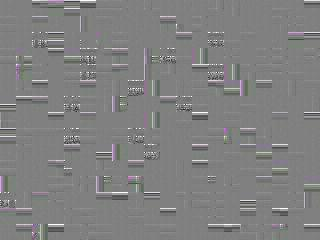
#> input picture paper/data/extra/synthetic/restart_interval/synthetic_frame0/attack_E5_N1.png, 320 x 240 px; its folder holds only this picture in this run
$ python learned_attack.py --train-source ../paper/data/extra/synthetic/restart_interval/synthetic_frame0/attack_E5_N1.png --test-source ../paper/data/extra/synthetic/restart_interval/synthetic_frame0/attack_E5_N10.png   (older library calls are emulated)
#> lines starting #> are read from the running program, lines starting #| are printed output that depends on the picture
### link/sources.py
"""Video sources for the simulated camera: synthetic scene, video file, webcam or a folder of images."""
import time

import numpy as np


class Synthetic:
    """CCTV-like test scene (no files needed): a corridor, a person walking across,
    a door, a notice board and the usual timestamp overlay. Muted colours with real
    edges and texture, so the visual-security effect of each mode is easy to judge."""

    T0 = 1790000000          # fixed start time (Sep 2026) for the reproducible clock

    # [41 lines left out: functions __init__, read, not called in this run]


class VideoFile:
    def __init__(self, path, width, height, loop=True):
        import cv2
        self.cv2, self.path, self.size, self.loop = cv2, path, (width, height), loop
        self.cap = self._open()

    def _open(self):
        src = self.path
        if isinstance(src, str) and src.startswith("webcam:"):
            src = int(src.split(":", 1)[1])
        cap = self.cv2.VideoCapture(src)
        if not cap.isOpened():
            raise RuntimeError(f"cannot open video source {self.path!r}")
        return cap

    def read(self):
        ok, f = self.cap.read()
#> f is the input picture: shape (240, 320, 3); mean B, G, R 127.9, 127.9, 127.9
        if not ok and self.loop and not str(self.path).startswith("webcam:"):
            self.cap.release()
            self.cap = self._open()
            ok, f = self.cap.read()
        if not ok:
            return None
        f = self.cv2.resize(f, self.size, interpolation=self.cv2.INTER_AREA)
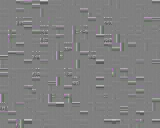
#> f: shape (128, 160, 3); mean B, G, R 127.9, 127.9, 127.9
        return self.cv2.cvtColor(f, self.cv2.COLOR_BGR2RGB)


class ImageFolder:
    """Still images of a folder (e.g. the Kodak set) as frames, sorted by name. Each image is
    centre-cropped to the target aspect ratio, then resized, so nothing is stretched."""
    EXT = (".png", ".jpg", ".jpeg", ".bmp", ".tif", ".tiff", ".ppm")

    # [26 lines left out: functions __init__, read, not called in this run]


def open_source(spec, width, height, loop=True, live_clock=False):
    """'synthetic' | a video file | 'webcam:N' | a folder of images. live_clock: see Synthetic."""
    from pathlib import Path
    if spec in ("synthetic", "", None):
        return Synthetic(width, height, live_clock)
    if Path(str(spec)).is_dir():
        return ImageFolder(spec, width, height, loop)
    return VideoFile(spec, width, height, loop)

### model/jpeg.py
"""Top-level golden model: the whole transmitter and receiver.

Transmitter (what the PYNQ-Z2 does):
    analyse_frame()  : RGB -> YCbCr 4:2:0 -> 8x8 blocks -> DCT -> quantise -> symbols
    package_frame()  : selective encryption -> Huffman/pack/stuff -> tag -> JPEG bytes
    encode_frame()   : both of the above
    segmented=True   : contract v3 (APP11 version 3): one restart segment per MCU row (one per
                       MCU for E5), each segment with its own DC predictors and its own
                       keystream, so the segments can be coded independently by parallel
                       hardware lanes (rtl/secure_jpeg_lanes_top.v). The bytes do not depend on
                       the lane count. E5: the fabric's raster-order frame is permuted by the
                       ARM (arm_shuffle_v3); the tag covers the raster order.

Receiver (the laptop, key holder):
    receive_frame()  : parse -> verify tag -> replay check -> Huffman decode
                       -> XOR keystream back -> re-pack -> clear JPEG (bit-exact)

Software baseline (b) in the methodology:
    selective_encrypt_jpeg() : takes a plain JPEG and encrypts it after the fact.
    Its output must be byte-identical to the in-encoder path (hardware baseline d).
"""
import hmac
import io
from dataclasses import dataclass, field

import numpy as np
from PIL import Image

from . import ascon
from .color import pad_to_mcu, rgb_to_ycbcr, subsample_420, to_mcu_blocks
from .container import (auth_data, build_jpeg, parse_jpeg, secure_meta)
from .entropy import encode_segments, join_restart, split_restart, symbols_to_blocks
from .dct_quant import DEFAULT_QUALITY, Q_CHROMA, Q_LUMA, fdct, quantise, tables  # noqa: F401
from .entropy import huffman_decode, huffman_encode, run_length_encode  # noqa: F401
from .selective import MODE_ID, MODE_NAME, MODES, apply_keystream, replacement_attack, shuffle_order


@dataclass
class FrameAnalysis:
    width: int
    height: int
    quality: int
    qy: np.ndarray
    qc: np.ndarray
    symbols: list
    n_mcu: int
    stages: dict = field(default_factory=dict)
    quant: np.ndarray = None          # quantised blocks (n_mcu, 6, 8, 8), needed for E5


@dataclass
class EncodedFrame:
    jpeg: bytes
    scan: bytes
    symbols: list             # symbols after encryption (what went into Huffman)
    payload_bits: int         # Huffman + amplitude bits before padding/stuffing
    enc_bits: int             # how many of those bits were encrypted
    tag: bytes = None
    keystream_blocks: int = 0


def analyse_frame(rgb, quality=DEFAULT_QUALITY, keep_stages=False):
#> called with quality = 75, keep_stages = False
    rgb = np.ascontiguousarray(rgb, dtype=np.uint8)
    if rgb.ndim != 3 or rgb.shape[2] != 3:
        raise ValueError("expected an HxWx3 RGB uint8 image")
    H, W = rgb.shape[:2]
#> H = 128; W = 160
    padded = pad_to_mcu(rgb)
    Y, Cb, Cr = rgb_to_ycbcr(padded)
    Cb2, Cr2 = subsample_420(Cb), subsample_420(Cr)
    blocks = to_mcu_blocks(Y, Cb2, Cr2)
    coeffs = fdct(blocks)
    qy, qc = tables(quality)
    qtab = np.stack([qy, qy, qy, qy, qc, qc])
    quant = quantise(coeffs, qtab)
    symbols = run_length_encode(quant)
    stages = {}
    if keep_stages:
        stages = dict(rgb_padded=padded, Y=Y, Cb=Cb2, Cr=Cr2, blocks=blocks,
                      coeffs=coeffs, quant=quant)
    return FrameAnalysis(W, H, quality, qy, qc, symbols, blocks.shape[0], stages, quant)


def _shuffle_key(key):
    """Separate key for the E5 MCU permutation (session id 0 is never used by frames)."""
    return ascon.mac(key, ascon.make_nonce(0, 0, 0), b"E5 MCU shuffle")


def _shuffle_order(key, session_id, frame_ctr, n):
    return shuffle_order(n, ascon.Keystream(_shuffle_key(key), ascon.make_nonce(session_id, frame_ctr, 0)))


# [8 lines left out: function segment_key, not called in this run]


def segment_mcus(width, mode):
    """Contract v3 restart interval: one MCU row (E0-E4), one MCU (E5)."""
    return 1 if MODES[mode].shuffle else (width + 15) // 16


# [99 lines left out: functions permute_segments, unpermute_segments, arm_shuffle_v3, _package_segmented, package_frame, not called in this run]


def encode_frame(rgb, key=None, session_id=0, frame_ctr=0, mode="E2", quality=DEFAULT_QUALITY,
                 segmented=False):
    return package_frame(analyse_frame(rgb, quality), key, session_id, frame_ctr, mode, segmented)


# ---------------------------------------------------------------- receiver ----
class ReplayGuard:
    """Accepts a frame only if its counter is larger than the last one seen in the session."""

    def __init__(self):
        self.last = {}

    # [7 lines left out: function check, not called in this run]


@dataclass
class ReceivedFrame:
    ok: bool
    reason: str               # ok | gap | tag-mismatch | replay | no-secure-segment | malformed
    mode: str = None
    session_id: int = None
    frame_ctr: int = None
    plain_jpeg: bytes = None
    plain_scan: bytes = None


# [138 lines left out: functions receive_frame, _authenticated_scan, _receive_segmented, verify_frame, selective_encrypt_jpeg, replacement_attack_jpeg, not called in this run]


def full_stream_encrypt(plain_jpeg, key, session_id, frame_ctr):
    """Baseline c: Ascon-AEAD128 over the entire JPEG (unplayable, cost reference)."""
    return ascon.encrypt(key, ascon.make_nonce(session_id, frame_ctr, 0), b"", plain_jpeg)


# [4 lines left out: function decode_pixels, not called in this run]

### experiments/learned_attack.py
"""Learned (neural-network) attack on the selective encryption -- the GPU experiment.

Question: if an eavesdropper trains a network on lots of video,
how much of the picture can it recover WITHOUT the key, per mode? This is the
strongest attacker we model (in the spirit of the deep sign-retrieval attacks,
Suzuki et al. arXiv:2209.10712 / 2504.21632, and the optimisation-based sign
recovery of Lin et al. 2024). Expectation: E1/E2 leak structure a network can
partly undo; E5 (shuffled MCUs) should resist. Whatever comes out is the result.

    pip install -r requirements-gpu.txt      (PyTorch with CUDA, on the RTX 4060 laptop)
    python experiments/learned_attack.py --train-source clips/train.mp4 --test-source clips/test.mp4 \\
           --modes E1 E2 E4 E5 --size 160x128 --frames 3000 --epochs 25

Steps (all in one command, cached in sim_out/learned_attack/):
  1. data:  for each frame, encrypt with a random key (golden model), keep what an
            eavesdropper sees -- the no-key decode and the replacement-attack picture
            (6 input channels) -- and the original (target).
  2. train: a small U-Net, L1 loss, AdamW, mixed precision on CUDA.
  3. eval:  on the TEST video only: PSNR / SSIM / edge correlation of
            (a) the replacement attack (no learning), (b) the network output, and
            (c) a no-ciphertext control: the per-pixel median of the TRAINING targets, the best
                constant picture under the L1 loss. What (b) gains over (c) comes from the
                ciphertext; what (c) already scores is only the prior of "typical video"
                (dark letterbox bars, average brightness), which encryption cannot hide.
            The learned edge correlation is reported with a 95 % bootstrap interval over the test
            frames, so a small value can be told apart from zero.
            Frame-level-statistics controls: (d) the flat true mean colour of each test
            frame; (e) the control (c) recoloured to the TRUE per-channel mean and spread of each test
            frame (an oracle of frame statistics); (f) (c) recoloured to the mean and spread of the
            attacker's replacement picture (what the stream itself reveals at frame level). If the
            network's SSIM is no better than (e), its gain over (c) is explained by frame statistics.
  --adv W:  adds a PatchGAN discriminator with weight W on a least-squares adversarial loss (the
            GAN-style attacker; 0 = plain L1 as before).
Use DIFFERENT videos for --train-source and --test-source (different scenes), or
the network just memorises the background and the result means nothing.
Writes results.json, results.md and examples_<mode>.png (original | attack | network).
"""
import argparse
import hashlib
import io
import json
import os
import sys
import time
from pathlib import Path

import cv2
import numpy as np
from PIL import Image

ROOT = Path(__file__).resolve().parents[1]
sys.path[:0] = [str(ROOT), str(ROOT / "software")]
from link.sources import open_source                                    # noqa: E402
from model.jpeg import analyse_frame, package_frame, replacement_attack_jpeg  # noqa: E402

OUT = ROOT / "sim_out" / "learned_attack"


# ------------------------------------------------------------------ data
def decode(jpeg):
    return np.asarray(Image.open(io.BytesIO(jpeg)).convert("RGB"))


def cache_path(source, mode, n, size, stride, quality, tag):
    """Cache file of one dataset. The SOURCE is part of the name: without it, a second run with other
    videos silently reused the first run's frames (bug log #13)."""
    w, h = size
    src = hashlib.sha1(str(source).encode()).hexdigest()[:8]
    return OUT / f"data_{tag}_{Path(str(source)).stem[:20]}-{src}_{mode}_{w}x{h}_{n}_s{stride}_q{quality}.npz"


def make_pairs(source, mode, n, size, stride, quality, tag):
    """Returns (X uint8 [n, H, W, 6], Y uint8 [n, H, W, 3]); cached as .npz."""
    w, h = size
    cache = cache_path(source, mode, n, size, stride, quality, tag)
    if cache.exists():
        d = np.load(cache)
        return d["X"], d["Y"]
    src = open_source(source, w, h, loop=False)
    X, Y = [], []
    t0 = time.time()
    while len(Y) < n:
        for _ in range(stride - 1):
            src.read()
        rgb = src.read()
        if rgb is None:
            break
        key = os.urandom(16)                       # the attacker never knows the key
        e = package_frame(analyse_frame(rgb, quality), key, 1, len(Y) + 1, mode)
        X.append(np.concatenate([decode(e.jpeg), decode(replacement_attack_jpeg(e.jpeg))], axis=2))
        Y.append(rgb)
        if len(Y) % 200 == 0:
            print(f"    {tag} {mode}: {len(Y)} frames ({time.time() - t0:.0f} s)")
    if len(Y) < min(50, n):
        raise SystemExit(f"only {len(Y)} frames from {source}; need a longer video or smaller --stride")
    X, Y = np.stack(X), np.stack(Y)
    OUT.mkdir(parents=True, exist_ok=True)
    np.savez_compressed(cache, X=X, Y=Y)
    return X, Y


def make_pairs_multi(sources, mode, n, size, stride, quality, tag):
    """Several sources ("a.mp4,b.mp4,kodak/"): n frames split evenly between them, concatenated.
    More, and more varied, training scenes make a stronger attacker."""
    parts = [s for s in str(sources).split(",") if s]
    if len(parts) == 1:
        return make_pairs(parts[0], mode, n, size, stride, quality, tag)
    X, Y = [], []
    for i, s in enumerate(parts):
        k = n // len(parts) + (1 if i < n % len(parts) else 0)
        try:
            x, y = make_pairs(s, mode, k, size, stride, quality, tag)
        except SystemExit as e:                      # a short source: use what it has, say so
            print(f"    skipped {s}: {e}")
            continue
        X.append(x)
        Y.append(y)
    if not X:
        raise SystemExit(f"no usable {tag} source among {parts}")
    return np.concatenate(X), np.concatenate(Y)


# ----------------------------------------------------------------- metrics
def luma(rgb):
    return cv2.cvtColor(rgb, cv2.COLOR_RGB2GRAY).astype(np.float64)


# [66 lines left out: functions edge_corr, scores, bootstrap_ci, build_unet, build_disc, recolour, not called in this run]


def to_tensor(torch, a, device):
    return torch.from_numpy(a).to(device).permute(0, 3, 1, 2).float().div_(255.0)


# [80 lines left out: function train_and_eval, not called in this run]


def main():
    ap = argparse.ArgumentParser(description=__doc__, formatter_class=argparse.RawDescriptionHelpFormatter)
    ap.add_argument("--train-source", required=True,
                    help="video file, image folder or several joined by commas; 'synthetic' for testing only")
    ap.add_argument("--test-source", required=True, help="a DIFFERENT video for evaluation")
    ap.add_argument("--modes", nargs="+", default=["E1", "E2", "E4", "E5"])
    ap.add_argument("--size", default="160x128", help="WxH, multiples of 16")
    ap.add_argument("--frames", type=int, default=3000, help="training frames")
    ap.add_argument("--test-frames", type=int, default=300)
    ap.add_argument("--stride", type=int, default=2, help="use every Nth video frame")
    ap.add_argument("--quality", type=int, default=75)
    ap.add_argument("--epochs", type=int, default=25)
    ap.add_argument("--batch", type=int, default=16)
    ap.add_argument("--width", type=int, default=32, help="U-Net base channels (32 fits an 8 GB GPU)")
    ap.add_argument("--lr", type=float, default=2e-3)
    ap.add_argument("--adv", type=float, default=0.0, help="adversarial (PatchGAN) loss weight; 0 = L1 only")
    ap.add_argument("--out", help="output folder (default sim_out/learned_attack); use one per train/test pair")
    a = ap.parse_args()
    overlap = set(a.train_source.split(",")) & set(a.test_source.split(",")) - {"synthetic"}
    if overlap:
        raise SystemExit(f"use different videos for training and testing (shared: {overlap}); "
                         "otherwise the network memorises the scene")
    size = tuple(int(v) for v in a.size.split("x"))
    global OUT
    if a.out:
        OUT = Path(a.out)
    OUT.mkdir(parents=True, exist_ok=True)
    res_file = OUT / "results.json"
    results = json.loads(res_file.read_text()) if res_file.exists() else {}
    for mode in a.modes:
        print(f"== {mode}: building data")
        Xtr, Ytr = make_pairs_multi(a.train_source, mode, a.frames, size, a.stride, a.quality, "train")
        Xte, Yte = make_pairs_multi(a.test_source, mode, a.test_frames, size, a.stride, a.quality, "test")
        print(f"== {mode}: training on {len(Xtr)} frames, testing on {len(Xte)}")
        results[mode] = train_and_eval(mode, Xtr, Ytr, Xte, Yte, a)
        res_file.write_text(json.dumps(results, indent=2))
    lines = ["| Mode | Replacement attack PSNR / SSIM / edge corr | Learned attack PSNR / SSIM / edge corr "
             "| Learned edge corr 95 % CI | No-ciphertext control PSNR / SSIM / edge corr "
             "| Control + true frame stats SSIM / edge | Control + revealed frame stats SSIM / edge |",
             "|---|---|---|---|---|---|---|"]
    for m, r in results.items():
        b, l, c = r["replacement_attack"], r["learned_attack"], r["no_ciphertext_prior"]
        lo, hi = r["learned_edge_corr_ci95"]
        lines.append(f"| {m} | {b['psnr']:.2f} dB / {b['ssim']:.3f} / {b['edge_corr']:.3f} "
                     f"| {l['psnr']:.2f} dB / {l['ssim']:.3f} / {l['edge_corr']:.3f} | [{lo:.3f}, {hi:.3f}] "
                     f"| {c['psnr']:.2f} dB / {c['ssim']:.3f} / {c['edge_corr']:.3f} "
                     + ("| {:.3f} / {:.3f} | {:.3f} / {:.3f} |".format(
                         r["prior_with_true_frame_stats"]["ssim"], r["prior_with_true_frame_stats"]["edge_corr"],
                         r["prior_with_revealed_frame_stats"]["ssim"], r["prior_with_revealed_frame_stats"]["edge_corr"])
                        if "prior_with_true_frame_stats" in r else "| -- | -- |"))
    (OUT / "results.md").write_text("\n".join(lines) + "\n")
    print("\n" + "\n".join(lines) + f"\n\nwritten {OUT}/")


if __name__ == "__main__":
    main()
#> (the call stopped at in analyse_frame, `padded = pad_to_mcu(rgb)`: model is not available in this run)
